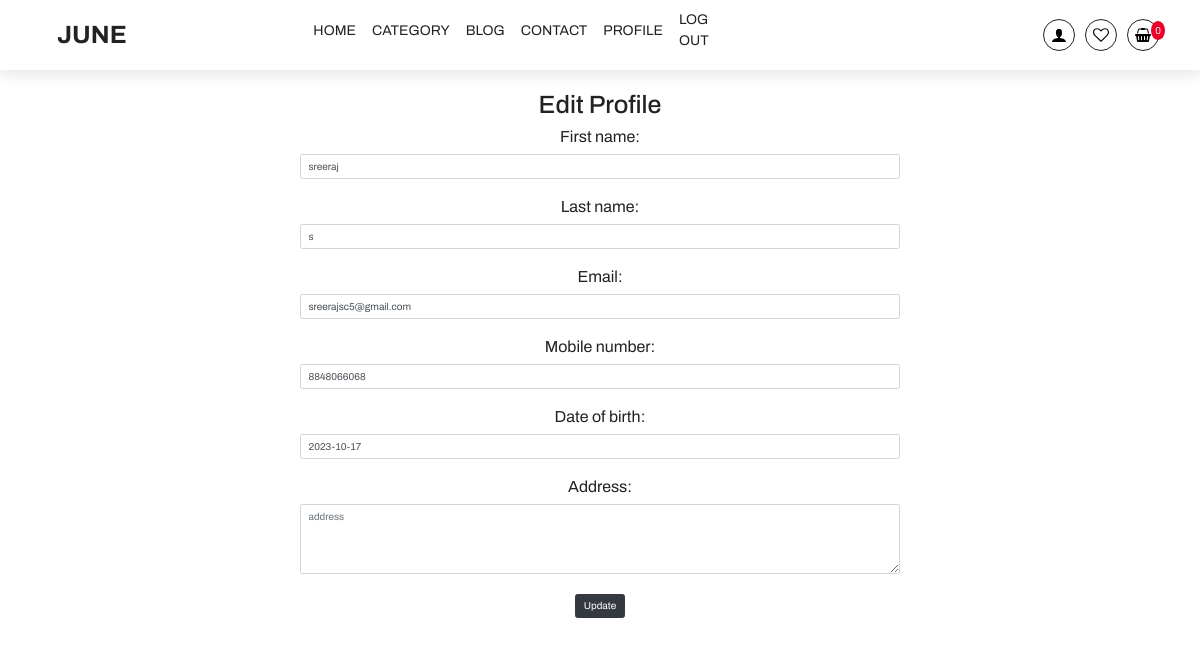
Screenshot of /edit_profile.php (signed in) with the database file from the repository.
### tables this page shows
CREATE TABLE `user_credentials` (
  `u_id` int(11) NOT NULL,
  `first_name` varchar(30) NOT NULL,
  `last_name` varchar(30) NOT NULL,
  `mobile_number` varchar(30) NOT NULL,
  `email` varchar(30) NOT NULL,
  `date_of_birth` date NOT NULL,
  `address` varchar(500) NOT NULL,
  `passphrase` varchar(50) NOT NULL
);

### edit_profile.php (the view, shortened to what this page needs)
<?php
include './common/CommonHeader.php';
$user_id = $_SESSION['uid'];
$sql = "SELECT * FROM user_credentials WHERE u_id = '" . $user_id . "'";
$result = mysqli_query($conn, $sql);
if (mysqli_num_rows($result) > 0) {
    $row = mysqli_fetch_assoc($result);
    echo "<center>";
    echo "<div class='container mt-5 pt-5'>";
    echo "<h1 class='mt-5'>Edit Profile</h1>";
    echo "<form action='update_profile.php' method='post'>";
    echo "<div class='form-group'>";
    echo "<label for='first_name'>First name:</label>";
    echo "<input type='text' class='form-control' id='first_name' name='first_name' value='" . $row['first_name'] . "' required>";
    echo "</div>";
    echo "<div class='form-group'>";
    echo "<label for='last_name'>Last name:</label>";
    echo "<input type='text' class='form-control' id='last_name' name='last_name' value='" . $row['last_name'] . "' required>";
    echo "</div>";
    echo "<div class='form-group'>";
    echo "<label for='email'>Email:</label>";
    echo "<input type='email' class='form-control' id='email' name='email' value='" . $row['email'] . "' required>";
    echo "</div>";
    echo "<div class='form-group'>";
    echo "<label for='mobile_number'>Mobile number:</label>";
    echo "<input type='text' class='form-control' id='mobile_number' name='mobile_number' value='" . $row['mobile_number'] . "' required>";
    echo "</div>";
    echo "<div class='form-group'>";
    echo "<label for='date_of_birth'>Date of birth:</label>";
    echo "<input type='text' class='form-control' id='date_of_birth' name='date_of_birth' value='" . $row['date_of_birth'] . "' required>";
    echo "</div>";
    echo "<div class='form-group'>";
    echo "<label for='address'>Address:</label>";
    echo "<textarea id='address' class='form-control' name='address' rows='4' placeholder='address' value=" . $row['address'] . " required></textarea><br>";
    echo "</div><br>";
    echo "<br><button type='submit' class='btn btn-dark'>Update</button>";
    echo "</form>";
    echo "</div>";
    echo "</center>";
} else {
    echo "User not found.";
}
?>

### styles/styles.css (style rules this page uses)
:root { --primaryColor: #f1f1f1; --black: #222; --black2: #555; --black3: #252525; --black4: #000; --black5: #212529; --orange: #eb0028; --white: #fff; --grey: #959595; --grey2: #666; --grey3: #ccc; --secondaryColor: #2b1f4d; --yellow: #ffcc00; --green: #59b210; --blue: rgb(56, 10, 223); }
* { margin: 0; padding: 0; box-sizing: inherit; }
html { font-size: 62.5%; box-sizing: border-box; scroll-behavior: smooth; overflow-x: hidden; }
body { overflow-x: hidden; }
body, input { font-size: 1.6rem; font-weight: 400; font-family: "Archivo", sans-serif; color: var(--black); }
.container { max-width: 117rem; margin: 0 auto; padding: 0 1.6rem; }

### common/CommonHeader.php (style rules this page uses)
.form-group { width: 60rem; height: 6rem; }

### rows the page displays
user_credentials: first_name "sreeraj", last_name "s", email "sreerajsc5@gmail.com", mobile_number "8848066068", date_of_birth "2023-10-17", address "address"

### other values shown
$_SESSION['p_no'] "0"
